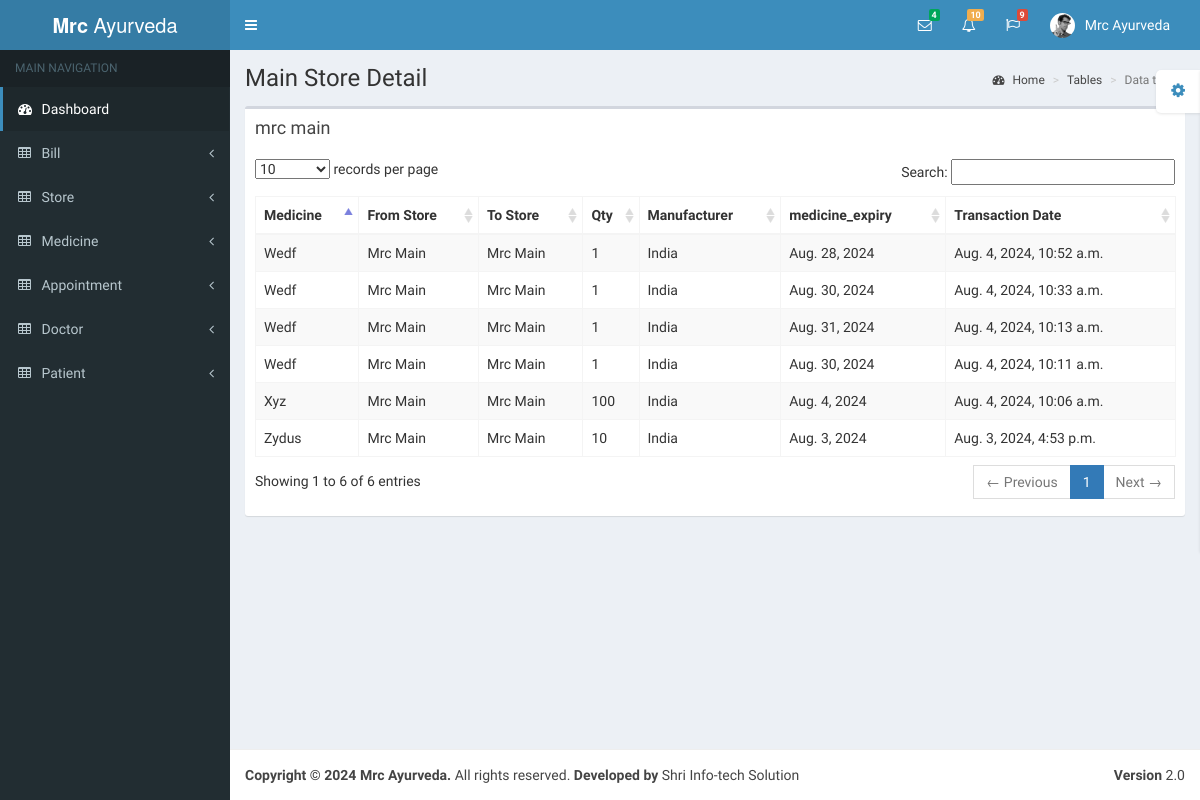
/store/medicine_stock_history/, run on an earlier commit of the app's database.
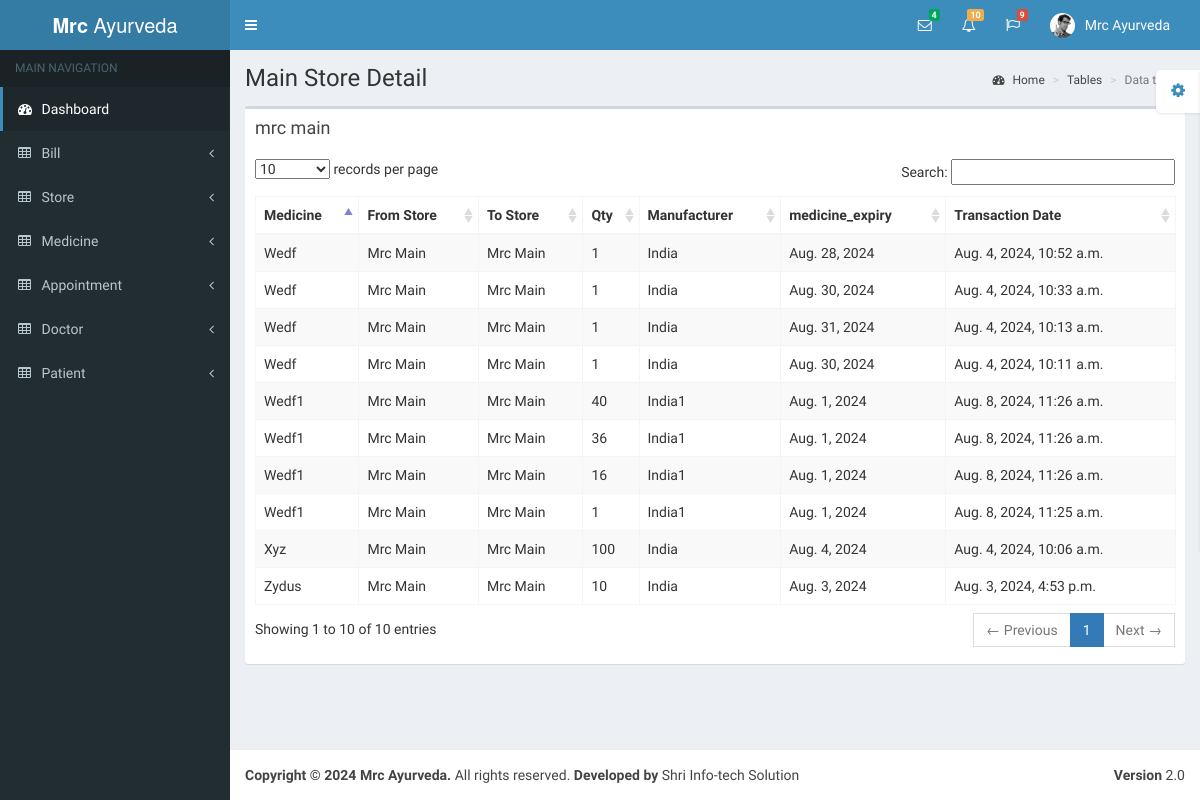
And on a later commit of the database.
### store/models.py (models this page shows, shortened)
class Store(models.Model):
    user = models.ForeignKey(User, on_delete=models.PROTECT)
    type = models.CharField(max_length=10, null=True)
    created_at = models.DateTimeField(auto_now_add=True)
    updated_at = models.DateTimeField(auto_now=True, null=True, blank=True)
    def __str__(self):
        return str(self.user.username)
    class Meta:
        db_table = 'stores'

class MedicineStoreTransactionHistory(models.Model):
    from_store = models.ForeignKey(Store, related_name='Medicine_transfer_history_from_store', on_delete=models.PROTECT)
    to_store = models.ForeignKey(Store, related_name='Medicine_transfer_history_to_store', on_delete=models.PROTECT)
    medicine = models.ForeignKey(Medicine, on_delete=models.PROTECT)
    medicine_name = models.CharField(max_length=500, null=True)
    qty = models.IntegerField(null=True)
    medicine_manufacturer = models.CharField(max_length=500, null=True)
    medicine_expiry = models.DateField(null=True)
    created_at = models.DateTimeField(auto_now_add=True)
    updated_at = models.DateTimeField(auto_now=True, null=True, blank=True)
    class Meta:
        db_table = 'medicine_store_transaction_history'

### account/models.py (models this page shows, shortened)
class User(AbstractUser):
    username = models.CharField(max_length=500, unique=True, null=True)
    email = models.EmailField(unique=True, null=True)
    mobile = models.CharField(max_length=20, null=True)
    phone = models.CharField(max_length=20, null=True)
    address = models.TextField(null=True)
    is_staff = models.BooleanField(default=False)
    is_active = models.BooleanField(default=True)
    created_at = models.DateTimeField(auto_now_add=True)
    class Meta:
        db_table = 'user'

### store/views.py (the view)
# urls.py: path('medicine_stock_history/', views.medicine_stock_history, name='medicine_stock_history'),
def medicine_stock_history(request):
    transaction = MedicineStoreTransactionHistory.objects.all().order_by('-id')
    if transaction:
        store_name = transaction[0].to_store
    else:
        store_name = ''
    context = {
        'store_name': store_name,
        'transaction': transaction,
    }
    return render(request, 'medicine_stock_history.html', context)

### store/templates/medicine_stock_history.html (shortened to what this page needs)
{% extends 'base.html' %}
{% block content %}
<div class="wrapper">
    <div class="content-wrapper">
        <section class="content-header">
            <h1>
                Main Store Detail
            </h1>
            <ol class="breadcrumb">
                <li><a href="/"><i class="fa fa-dashboard"></i> Home</a></li>
                <li><a href="/">Tables</a></li>
                <li class="active">Data tables</li>
            </ol>
        </section>
        <section class="content">
            <div class="row">
                <div class="col-xs-12">
                    <div class="box">
                        <div class="box-header">
                            <h3 class="box-title">{{store_name}}</h3>
                        </div>
                        <div class="box-body">
                            <table id="example1" class="table table-bordered table-striped">
                                <thead>
                                <tr>
                                    <th>Medicine</th>
                                    <th>From Store</th>
                                    <th>To Store</th>
                                    <th>Qty</th>
                                    <th>Manufacturer</th>
                                    <th>medicine_expiry</th>
                                    <th>Transaction Date</th>
                                </tr>
                                </thead>
                                <tbody>
                                {% for i in transaction %}
                                <tr>
                                    <td>{{i.medicine_name|title}}</td>
                                    <td>{{i.from_store|title}}</td>
                                    <td>{{i.to_store|title}}</td>
                                    <td>{{i.qty}}</td>
                                    <td>{{i.medicine_manufacturer|title}}</td>
                                    <td>{{i.medicine_expiry}}</td>
                                    <td>{{i.created_at}}</td>
                                </tr>
                                {% endfor %}
                                </tbody>
                            </table>
                        </div>
                    </div>
                </div>
            </div>
        </section>
    </div>
</div>
{% endblock content %}

### templates/base.html (shortened to what this page needs)
<!DOCTYPE html>
<html>
<head>
    <link href="/static/bootstrap/css/bootstrap.min.css" rel="stylesheet" type="text/css"/>
    <link rel="stylesheet" href="https://cdnjs.cloudflare.com/ajax/libs/font-awesome/4.7.0/css/font-awesome.min.css">
    <link href="/static/common_css/font-awesome.min.css" rel="stylesheet" type="text/css"/>
    <link href="/static/common_css/ionicons.min.css" rel="stylesheet" type="text/css"/>
    <link href="/static/dist/css/AdminLTE.min.css" rel="stylesheet" type="text/css"/>
    <link href="/static/dist/css/skins/_all-skins.min.css" rel="stylesheet" type="text/css"/>
    <link href="/static/plugins/iCheck/flat/blue.css" rel="stylesheet" type="text/css"/>
    <link href="/static/plugins/morris/morris.css" rel="stylesheet" type="text/css"/>
    <link href="/static/plugins/jvectormap/jquery-jvectormap-1.2.2.css" rel="stylesheet" type="text/css"/>
    <link rel="stylesheet" href="https://code.jquery.com/ui/1.13.0/themes/base/jquery-ui.css">
    <link href="/static/plugins/bootstrap-wysihtml5/bootstrap3-wysihtml5.min.css" rel="stylesheet" type="text/css"/>
    <link href="/static/plugins/datatables/dataTables.bootstrap.css" rel="stylesheet" type="text/css"/>
    <link rel="stylesheet" href="/static/common_css/sweetalert2.min.css">
    <link rel="stylesheet" href="/static/common_css/jquery.timepicker.min.css">
</head>
<body class="skin-blue">
<div class="wrapper">
    <header class="main-header">
        <a href="/" class="logo"><b>Mrc </b> Ayurveda</a>
        <nav class="navbar navbar-static-top" role="navigation">
            <a href="#" class="sidebar-toggle" data-toggle="offcanvas" role="button">
            </a>
            <div class="navbar-custom-menu">
                <ul class="nav navbar-nav">
                    <li class="dropdown messages-menu">
                        <a href="#" class="dropdown-toggle" data-toggle="dropdown">
                            <i class="fa fa-envelope-o"></i>
                            <span class="label label-success">4</span>
                        </a>
                    </li>
                    <li class="dropdown notifications-menu">
                        <a href="#" class="dropdown-toggle" data-toggle="dropdown">
                            <i class="fa fa-bell-o"></i>
                            <span class="label label-warning">10</span>
                        </a>
                    </li>
                    <li class="dropdown tasks-menu">
                        <a href="#" class="dropdown-toggle" data-toggle="dropdown">
                            <i class="fa fa-flag-o"></i>
                            <span class="label label-danger">9</span>
                        </a>
                    </li>
                    <li class="dropdown user user-menu">
                        <a href="#" class="dropdown-toggle" data-toggle="dropdown">
                            <img src="dist/img/user2-160x160.jpg" class="user-image" alt="User Image"/>
                            <span class="hidden-xs">Mrc Ayurveda</span>
                        </a>
                    </li>
                </ul>
            </div>
        </nav>
    </header>
    <aside class="main-sidebar">
        <section class="sidebar">
            <ul class="sidebar-menu">
                <li class="header">MAIN NAVIGATION</li>
                <li class="active treeview">
                    <a href="/">
                        <i class="fa fa-dashboard"></i> <span>Dashboard</span>
                    </a>
                </li>
                <li class="treeview">
                    <a href="#">
                        <i class="fa fa-table"></i> <span>Bill</span>
                        <i class="fa fa-angle-left pull-right"></i>
                    </a>
                </li>
                <li class="treeview">
                    <a href="#">
                        <i class="fa fa-table"></i> <span>Store</span>
                        <i class="fa fa-angle-left pull-right"></i>
                    </a>
                </li>
                <li class="treeview">
                    <a href="#">
                        <i class="fa fa-table"></i> <span>Medicine</span>
                        <i class="fa fa-angle-left pull-right"></i>
                    </a>
                </li>
                <li class="treeview">
                    <a href="#">
                        <i class="fa fa-table"></i> <span>Appointment</span>
                        <i class="fa fa-angle-left pull-right"></i>
                    </a>
                </li>
                <li class="treeview">
                    <a href="#">
                        <i class="fa fa-table"></i> <span>Doctor</span>
                        <i class="fa fa-angle-left pull-right"></i>
                    </a>
                </li>
                <li class="treeview">
                    <a href="#">
                        <i class="fa fa-table"></i> <span>Patient</span>
                        <i class="fa fa-angle-left pull-right"></i>
                    </a>
                </li>
            </ul>
        </section>
    </aside>
    {% block content %}
    {% endblock content %}
    <footer class="main-footer">
        <div class="pull-right hidden-xs">
            <b>Version</b> 2.0
        </div>
        <strong>Copyright &copy; 2024 Mrc Ayurveda.</strong> All rights reserved.
        <strong>Developed by</strong> Shri Info-tech Solution
    </footer>
</div>
</body>
</html>

What changed in the data, as far as the page shows it:
added MedicineStoreTransactionHistory: medicine_name "Wedf1", from_store "Mrc Main", to_store "Mrc Main", qty "40", medicine_manufacturer "India1", medicine_expiry "Aug. 1, 2024", created_at "Aug. 8, 2024, 11:26 a.m."
added MedicineStoreTransactionHistory: medicine_name "Wedf1", from_store "Mrc Main", to_store "Mrc Main", qty "36", medicine_manufacturer "India1", medicine_expiry "Aug. 1, 2024", created_at "Aug. 8, 2024, 11:26 a.m."
added MedicineStoreTransactionHistory: medicine_name "Wedf1", from_store "Mrc Main", to_store "Mrc Main", qty "16", medicine_manufacturer "India1", medicine_expiry "Aug. 1, 2024", created_at "Aug. 8, 2024, 11:26 a.m."
added MedicineStoreTransactionHistory: medicine_name "Wedf1", from_store "Mrc Main", to_store "Mrc Main", qty "1", medicine_manufacturer "India1", medicine_expiry "Aug. 1, 2024", created_at "Aug. 8, 2024, 11:25 a.m."
Also different on the page:
text written by a page script: "records per page Search: Showing 1 to 6 of 6 entries ← Previous 1 Next →" → "records per page Search: Showing 1 to 10 of 10 entries ← Previous 1 Next →"
